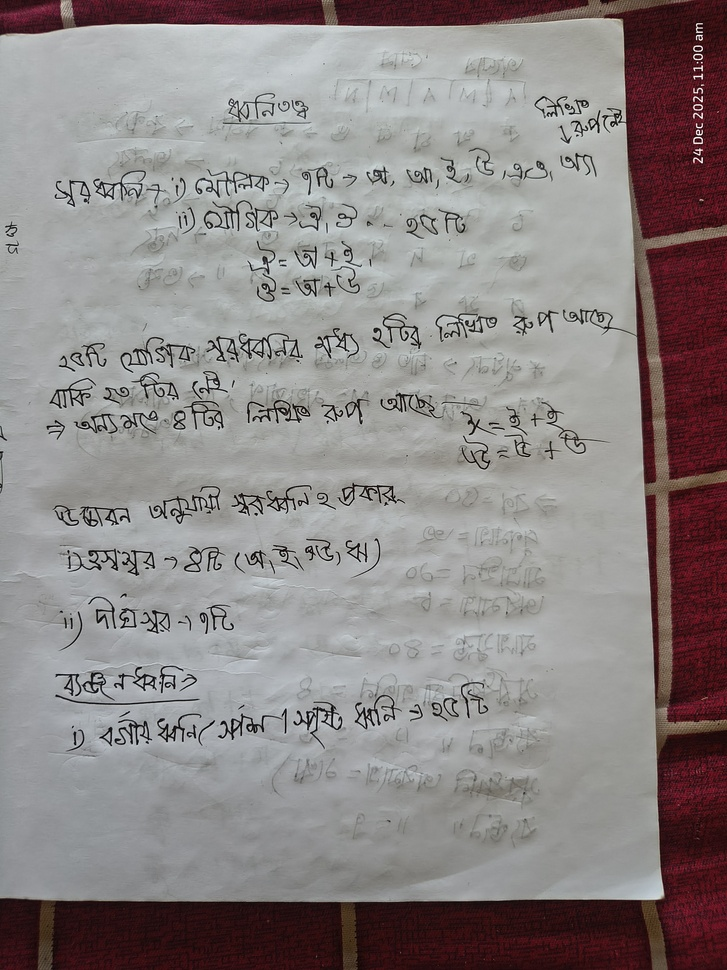
#> input picture IMG_20251224_110011121_HDR (1).jpg, 727 x 970 px, shrunk from 3072 x 4096 before the run
$ python -i orientation_detector.py   (imports and definitions only)
#> lines starting #> are read from the running program, lines starting #| are printed output that depends on the picture; after the words box and inside, x2 and y2 are one past the last pixel; in counts of white or black regions, pixels touching at a corner belong together
#> further down, picture is the input picture: shape (970, 727, 3); mean B, G, R 133.4, 133.7, 140.3
import cv2
import numpy as np
from scipy.signal import savgol_filter, find_peaks

def get_structural_score(profile):
    """Analyzes the signal to distinguish structured text from noise."""
    # 1. Normalize
    norm = (profile - np.min(profile)) / (np.ptp(profile) + 1e-6)

    # 2. Dynamic Peak Detection
    peaks, _ = find_peaks(norm, prominence=0.3)
    num_peaks = len(peaks)

    # 3. Calculate "Valley Depth" (Percentage of signal near the floor)
    low_regions = np.sum(norm < 0.3) / len(norm)

    # 4. Signal Swing (Standard Deviation)
    swing = np.std(norm)

    # Score: High peaks + clear valleys + high variance = likely text lines
    score = num_peaks * low_regions * swing
    return score

def determine_orientation(image):
    """
    Returns 0 if the text is horizontal (rows are structured),
    or 90 if the text is vertical (columns are structured).
    """
    gray = cv2.cvtColor(image, cv2.COLOR_BGR2GRAY)
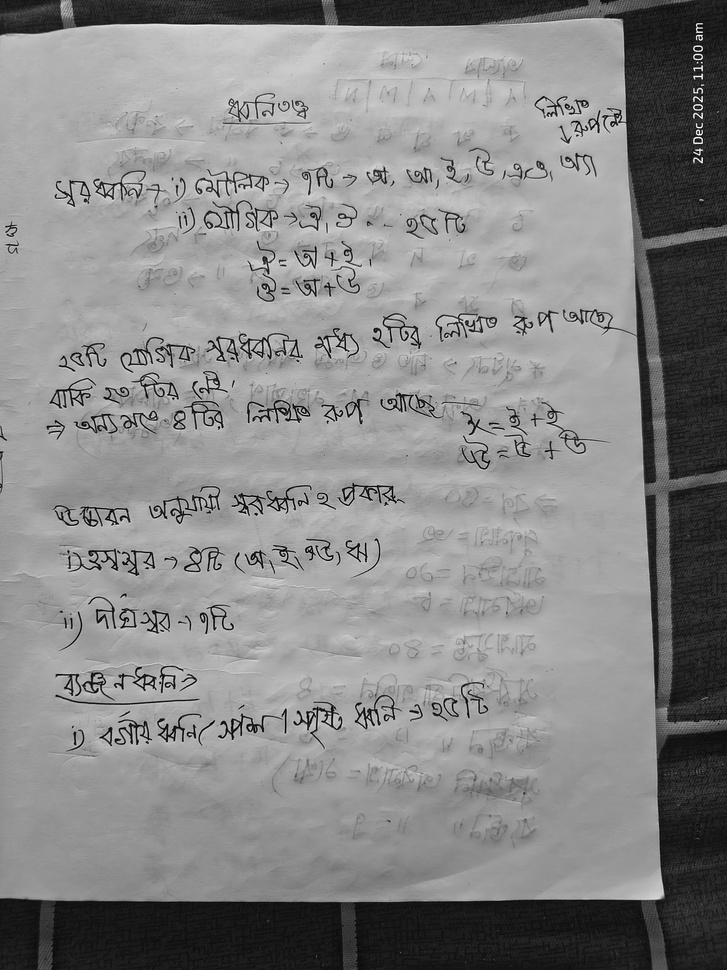
#> gray: shape (970, 727); min 0, max 252, mean 135.7
    blurred = cv2.GaussianBlur(gray, (5, 5), 0)
    edges = cv2.Canny(blurred, 50, 150)
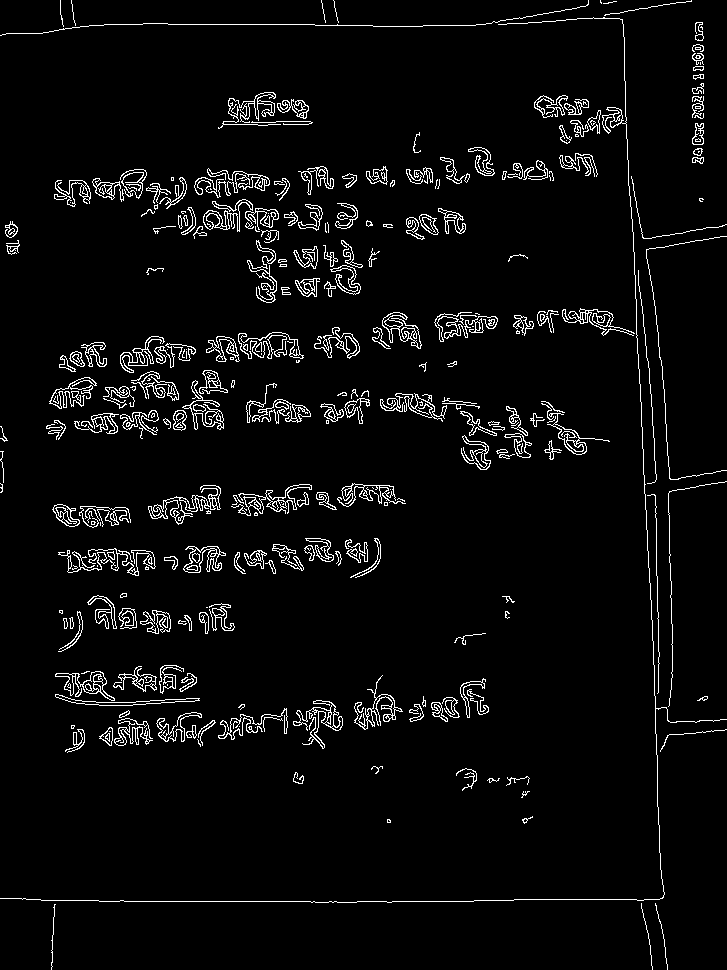
#> edges: shape (970, 727); 4.3% white in thin lines or dots

    # Dilate to connect text characters into lines
    kernel = np.ones((2, 2), np.uint8)
    dilated = cv2.dilate(edges, kernel, iterations=1)
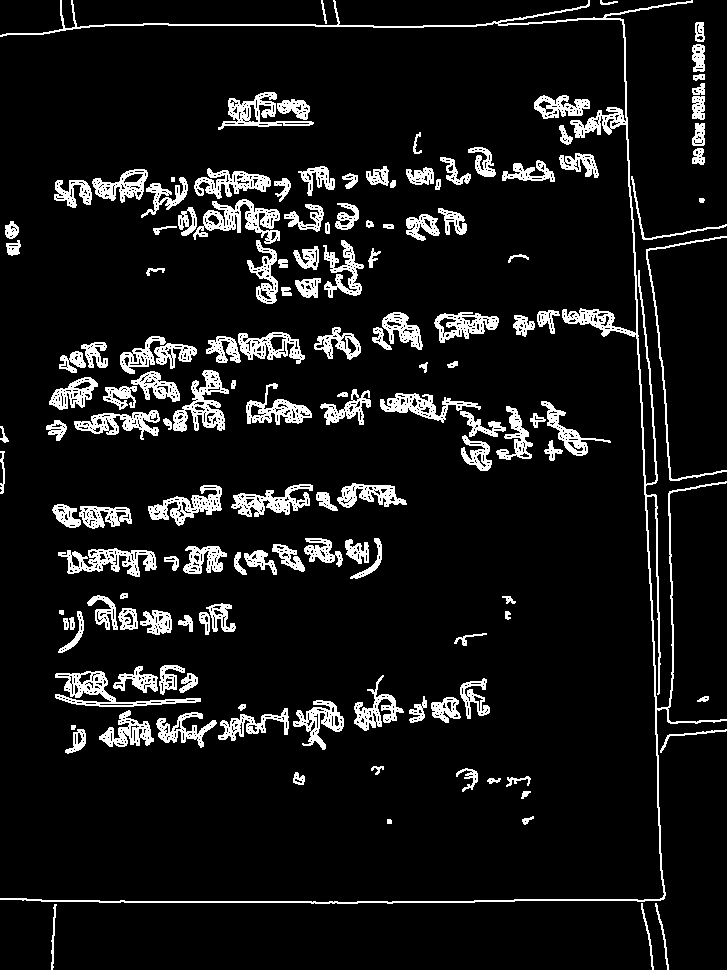
#> dilated: shape (970, 727); 9.2% white; 146 white regions, largest, box (x1, y1, x2, y2) and area: (0, 0, 727, 904) 8212, (193, 199, 280, 244) 1557, (173, 370, 229, 432) 1423

    # Vertical Projection (Column-wise sum)
    col_hist = np.sum(dilated, axis=0)
#> col_hist = 727 values, max 58650 at index 658, min 1020 at index 21, mean 22655
    col_hist = savgol_filter(col_hist / (col_hist.max() + 1e-6), 31, 3)
#> col_hist = 727 values, max 0.725 at index 266, min -0.00208 at index 39, mean 0.386

    # Horizontal Projection (Row-wise sum)
    row_hist = np.sum(dilated, axis=1)
#> row_hist = 970 values, max 113220 at index 901, min 510 at index 42, mean 16979.6
    row_hist = savgol_filter(row_hist / (row_hist.max() + 1e-6), 31, 3)
#> row_hist = 970 values, max 0.5 at index 180, min -0.0624 at index 887, mean 0.15

    col_score = get_structural_score(col_hist)
#> in get_structural_score, `norm = (profile - np.min(profile)) / (np.ptp(profile) + 1e-6)`: norm = 727 values, max 1 at index 266, min 0 at index 39, mean 0.534
#> in get_structural_score, `peaks, _ = find_peaks(norm, prominence=0.3)`: peaks = [266, 653, 699]
#> in get_structural_score, `num_peaks = len(peaks)`: num_peaks = 3
#> in get_structural_score, `low_regions = np.sum(norm < 0.3) / len(norm)`: low_regions = 0.205
#> in get_structural_score, `swing = np.std(norm)`: swing = 0.25
#> in get_structural_score, `score = num_peaks * low_regions * swing`: score = 0.153
#> col_score = 0.153
    row_score = get_structural_score(row_hist)
#> row_score = 1.21

    # If row_score is higher, peaks are found across rows (Standard Horizontal Text)
    # If col_score is higher, the image likely needs a 90-degree rotation
    if row_score >= col_score:
        return 0  # Already correct
    else:
        return 90 # Needs rotation

>>> import cv2
>>> picture = cv2.imread('../../IMG_20251224_110011121_HDR (1).jpg')
>>> result = determine_orientation(picture)
#> result = 0

$ run again, on image-2.png
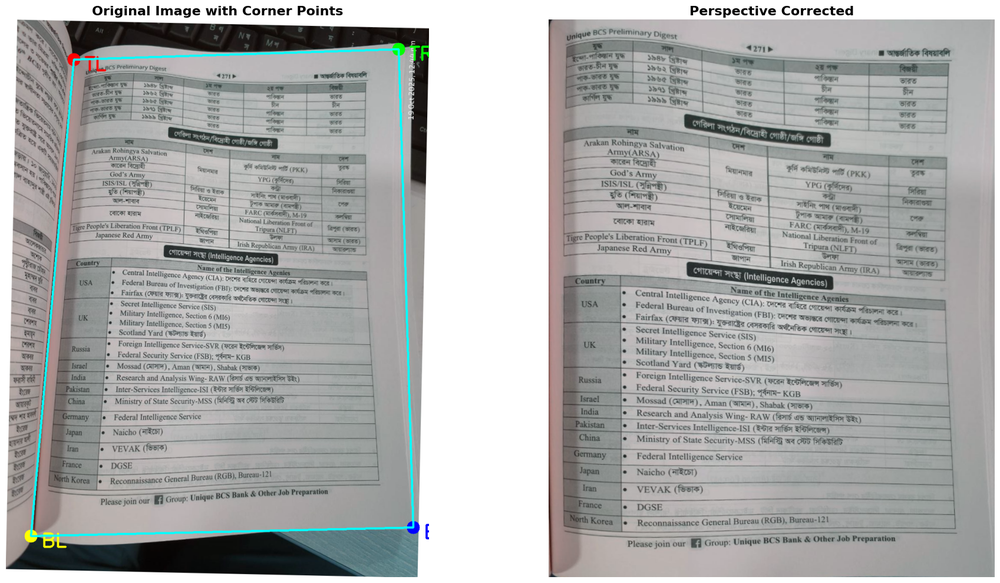
#> input picture image-2.png, 1000 x 583 px, shrunk from 1697 x 989 before the run
#> picture is the input picture: shape (583, 1000, 3); mean B, G, R 171, 171.8, 170.4
#> in determine_orientation, `edges = cv2.Canny(blurred, 50, 150)`:
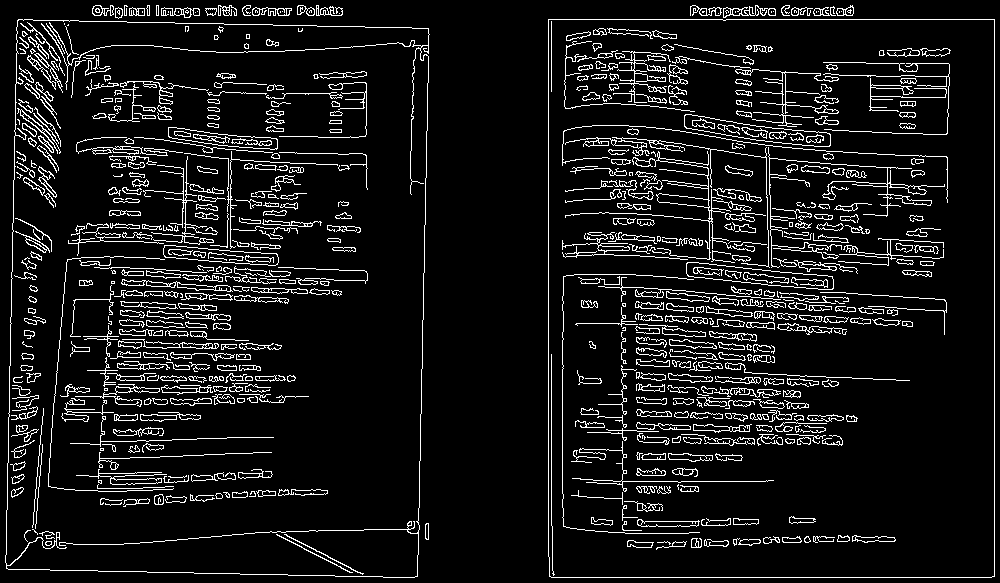
#> edges: shape (583, 1000); 8.8% white in thin lines or dots
#> in determine_orientation, `dilated = cv2.dilate(edges, kernel, iterations=1)`:
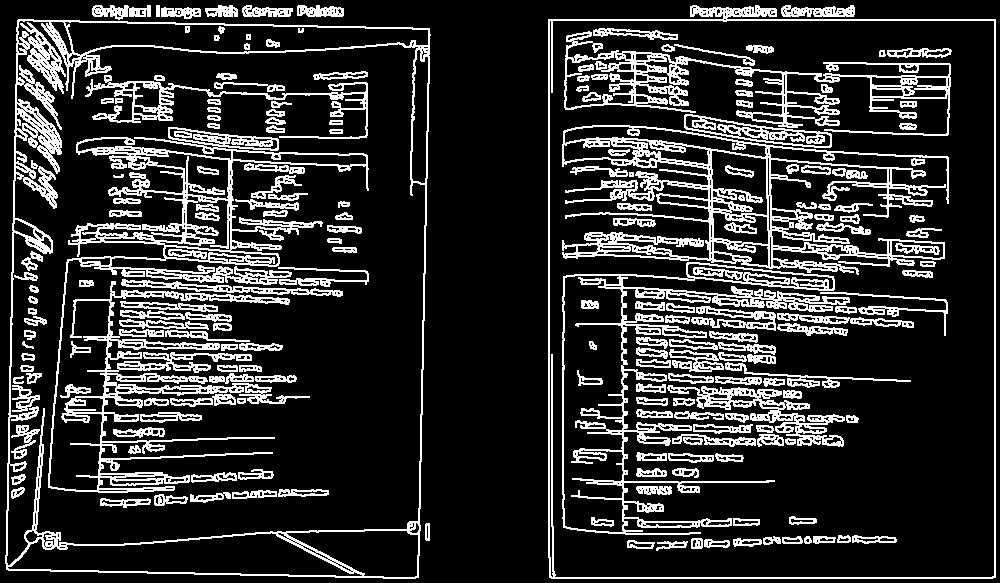
#> dilated: shape (583, 1000); 18.5% white in thin lines or dots
#> in determine_orientation, `col_hist = np.sum(dilated, axis=0)`: col_hist = 1000 values, max 142545 at index 549, min 0 at index 0, mean 27463.2
#> in determine_orientation, `col_hist = savgol_filter(col_hist / (col_hist.max() + 1e-6), 31, 3)`: col_hist = 1000 values, max 0.4 at index 645, min -0.0665 at index 534, mean 0.193
#> in determine_orientation, `row_hist = np.sum(dilated, axis=1)`: row_hist = 583 values, max 135405 at index 577, min 0 at index 0, mean 47106.8
#> in determine_orientation, `row_hist = savgol_filter(row_hist / (row_hist.max() + 1e-6), 31, 3)`: row_hist = 583 values, max 0.545 at index 246, min -0.202 at index 0, mean 0.348
#> norm = 1000 values, max 1 at index 645, min 0 at index 534, mean 0.555
#> peaks = [33, 138, 420, 554, 645]
#> num_peaks = 5
#> low_regions = 0.195
#> swing = 0.257
#> score = 0.25
#> row_score = 0.00644
#> result = 90
